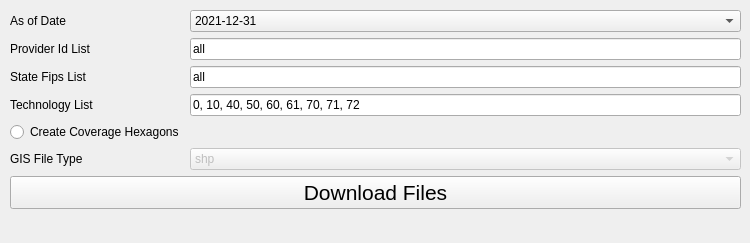
    <widget class="QWidget" name="Fixed">
     <attribute name="title">
      <string>Fixed</string>
     </attribute>
     <widget class="QWidget" name="layoutWidget">
      <property name="geometry">
       <rect>
        <x>10</x>
        <y>10</y>
        <width>731</width>
        <height>224</height>
       </rect>
      </property>
      <layout class="QFormLayout" name="formLayout_3">
       <item row="0" column="0">
        <widget class="QLabel" name="f_asOfDate_lbl">
         <property name="text">
          <string>As of Date</string>
         </property>
        </widget>
       </item>
       <item row="0" column="1">
        <widget class="QComboBox" name="f_asOfDate_com">
         <item>
          <property name="text">
           <string>2021-12-31</string>
          </property>
         </item>
         <item>
          <property name="text">
           <string>2022-06-30</string>
          </property>
         </item>
         <item>
          <property name="text">
           <string>2022-12-31</string>
          </property>
         </item>
         <item>
          <property name="text">
           <string>2023-06-30</string>
          </property>
         </item>
         <item>
          <property name="text">
           <string>2023-12-31</string>
          </property>
         </item>
         <item>
          <property name="text">
           <string>2024-06-30</string>
          </property>
         </item>
         <item>
          <property name="text">
           <string>2024-12-31</string>
          </property>
         </item>
         <item>
          <property name="text">
           <string>2025-06-30</string>
          </property>
         </item>
         <item>
          <property name="text">
           <string>2025-12-31</string>
          </property>
         </item>
         <item>
          <property name="text">
           <string>2026-06-30</string>
          </property>
         </item>
         <item>
          <property name="text">
           <string>2026-12-31</string>
          </property>
         </item>
         <item>
          <property name="text">
           <string>2027-06-30</string>
          </property>
         </item>
         <item>
          <property name="text">
           <string>2027-12-31</string>
          </property>
         </item>
         <item>
          <property name="text">
           <string>2028-06-30</string>
          </property>
         </item>
         <item>
          <property name="text">
           <string>2028-12-31</string>
          </property>
         </item>
         <item>
          <property name="text">
           <string>2029-06-30</string>
          </property>
         </item>
         <item>
          <property name="text">
           <string>2029-12-31</string>
          </property>
         </item>
         <item>
          <property name="text">
           <string>2030-06-30</string>
          </property>
         </item>
         <item>
          <property name="text">
           <string>2030-12-31</string>
          </property>
         </item>
        </widget>
       </item>
       <item row="1" column="0">
        <widget class="QLabel" name="label_23">
         <property name="text">
          <string>Provider Id List</string>
         </property>
        </widget>
       </item>
       <item row="1" column="1">
        <widget class="QLineEdit" name="f_providerIDList">
         <property name="text">
          <string>all</string>
         </property>
        </widget>
       </item>
       <item row="2" column="0">
        <widget class="QLabel" name="label_25">
         <property name="text">
          <string>State Fips List</string>
         </property>
        </widget>
       </item>
       <item row="2" column="1">
        <widget class="QLineEdit" name="f_state_fips_list">
         <property name="text">
          <string>all</string>
         </property>
        </widget>
       </item>
       <item row="3" column="0">
        <widget class="QLabel" name="label_26">
         <property name="text">
          <string>Technology List</string>
         </property>
        </widget>
       </item>
       <item row="3" column="1">
        <widget class="QLineEdit" name="f_tech_list">
         <property name="text">
          <string>0, 10, 40, 50, 60, 61, 70, 71, 72</string>
         </property>
        </widget>
       </item>
       <item row="4" column="0">
        <widget class="QRadioButton" name="f_polygonize_radio">
         <property name="toolTip">
          <string>&lt;html&gt;&lt;head/&gt;&lt;body&gt;&lt;p&gt;&lt;span style=&quot; font-weight:600;&quot;&gt;Description&lt;/span&gt;: A boolean flag that indicates whether the function should create geometry based on H3 hex id. &lt;/p&gt;&lt;ul style=&quot;margin-top: 0px; margin-bottom: 0px; margin-left: 0px; margin-right: 0px; -qt-list-indent: 1;&quot;&gt;&lt;li style=&quot; margin-top:12px; margin-bottom:0px; margin-left:0px; margin-right:0px; -qt-block-indent:0; text-indent:0px;&quot;&gt;&lt;span style=&quot; font-family:'Courier New';&quot;&gt;True&lt;/span&gt;: Create geometry based on H3 hex id.&lt;/li&gt;&lt;li style=&quot; margin-top:0px; margin-bottom:12px; margin-left:0px; margin-right:0px; -qt-block-indent:0; text-indent:0px;&quot;&gt;&lt;span style=&quot; font-family:'Courier New';&quot;&gt;False&lt;/span&gt;: Do not create geometry based on H3 hex id.&lt;/li&gt;&lt;/ul&gt;&lt;/body&gt;&lt;/html&gt;</string>
         </property>
         <property name="text">
          <string>Create Coverage Hexagons</string>
         </property>
        </widget>
       </item>
       <item row="6" column="0" colspan="2">
        <widget class="QPushButton" name="f_submitt">
         <property name="font">
          <font>
           <pointsize>16</pointsize>
          </font>
         </property>
         <property name="layoutDirection">
          <enum>Qt::LeftToRight</enum>
         </property>
         <property name="text">
          <string>Download Files</string>
         </property>
         <property name="checkable">
          <bool>false</bool>
         </property>
        </widget>
       </item>
       <item row="5" column="0">
        <widget class="QLabel" name="gISFileTypeLabel">
         <property name="toolTip">
          <string>&lt;!DOCTYPE HTML PUBLIC &quot;-//W3C//DTD HTML 4.0//EN&quot; &quot;http://www.w3.org/TR/REC-html40/strict.dtd&quot;&gt;
&lt;html&gt;&lt;head&gt;&lt;meta name=&quot;qrichtext&quot; content=&quot;1&quot; /&gt;&lt;style type=&quot;text/css&quot;&gt;
p, li { white-space: pre-wrap; }
&lt;/style&gt;&lt;/head&gt;&lt;body style=&quot; font-family:'MS Shell Dlg 2'; font-size:8pt; font-weight:400; font-style:normal;&quot;&gt;
&lt;p style=&quot; margin-top:12px; margin-bottom:0px; margin-left:0px; margin-right:0px; -qt-block-indent:0; text-indent:0px;&quot;&gt;&lt;span style=&quot; font-weight:600;&quot;&gt;Description&lt;/span&gt;: The type of GIS file format in which the data should be returned. Valid options are: &lt;/p&gt;
&lt;ul style=&quot;margin-top: 0px; margin-bottom: 0px; margin-left: 0px; margin-right: 0px; -qt-list-indent: 2;&quot;&gt;&lt;li style=&quot; margin-top:0px; margin-bottom:0px; margin-left:0px; margin-right:0px; -qt-block-indent:0; text-indent:0px;&quot;&gt;&lt;span style=&quot; font-family:'Courier New';&quot;&gt;&amp;quot;SHP&amp;quot;&lt;/span&gt;: Shapefile format.&lt;/li&gt;
&lt;li style=&quot; margin-top:0px; margin-bottom:0px; margin-left:0px; margin-right:0px; -qt-block-indent:0; text-indent:0px;&quot;&gt;&lt;span style=&quot; font-family:'Courier New';&quot;&gt;&amp;quot;GPKG&amp;quot;&lt;/span&gt;: GeoPackage format.&lt;/li&gt;&lt;/ul&gt;
&lt;ul style=&quot;margin-top: 0px; margin-bottom: 0px; margin-left: 0px; margin-right: 0px; -qt-list-indent: 1;&quot;&gt;&lt;li style=&quot; margin-top:0px; margin-bottom:12px; margin-left:0px; margin-right:0px; -qt-block-indent:0; text-indent:0px;&quot;&gt;&lt;span style=&quot; font-weight:600;&quot;&gt;Example&lt;/span&gt;: &lt;span style=&quot; font-family:'Courier New';&quot;&gt;&amp;quot;shp&amp;quot; or &amp;quot;gpkg&amp;quot;&lt;/span&gt;&lt;/li&gt;&lt;/ul&gt;&lt;/body&gt;&lt;/html&gt;</string>
         </property>
         <property name="text">
          <string>GIS File Type</string>
         </property>
        </widget>
       </item>
       <item row="5" column="1">
        <widget class="QComboBox" name="f_GIS_Output_type_com">
         <property name="enabled">
          <bool>false</bool>
         </property>
         <item>
          <property name="text">
           <string>shp</string>
          </property>
         </item>
         <item>
          <property name="text">
           <string>gpkg</string>
          </property>
         </item>
        </widget>
       </item>
      </layout>
     </widget>
    </widget>
